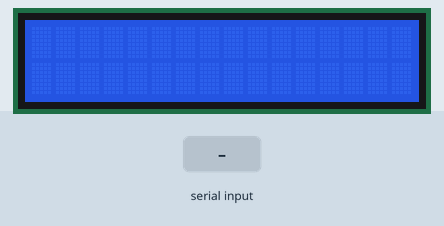
A sketch run on a simulated Arduino Uno, built with avr-gcc and run on an emulated ATmega328P. On the bench: 16×2 character LCD. Inputs (shaded band) come from the test bench. What the sketch prints to the serial monitor is not drawn.

Above: at 1.2 s.
1.3 s: "1\n" received over Serial
At 1.6 s:
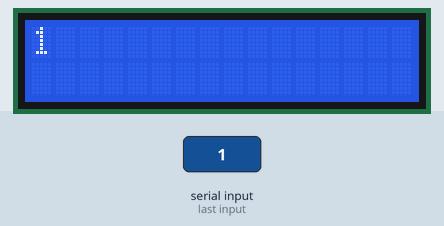
2.8 s: "0\n" received over Serial
At 3.9 s:
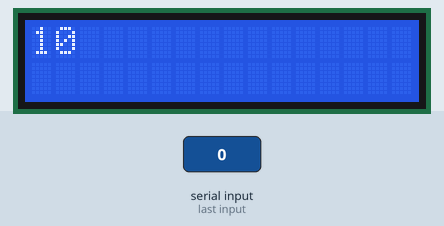
4.3 s: "2\n" received over Serial
At 5.1 s:
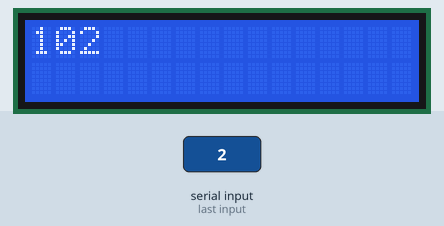
Timing chart, 0 to 7.3 s (numbered marks = the images above; inputs shaded):
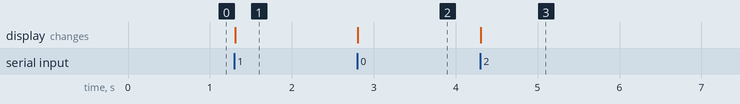

Measured:
- after the input at 1.3 s, the display: changes at once (image 1)
- after the input at 2.8 s, the display: changes at once (image 2)
- after the input at 4.3 s, the display: changes at once (image 3)

The sketch:

Lab06_part2.ino
```cpp
#include "LiquidCrystal.h"// include the library code
LiquidCrystal lcd(12, 11, 5, 4, 3, 2); // initialize interface pins
void setup() {
Serial.begin(9600);
lcd.begin(16, 2); // set up the LCD's number of columns and rows:
//lcd.print("05050041 lily"); // Print a message to the LCD.
}
void loop() {
// (note: line 1 is the second row, since counting begins with 0):
String s = "";
if(Serial.available())
{
 char c = Serial.read();
if(c!='\n'){
s += c;
delay(5);
}
Serial.print(s);
lcd.print(s);
}
}
```
